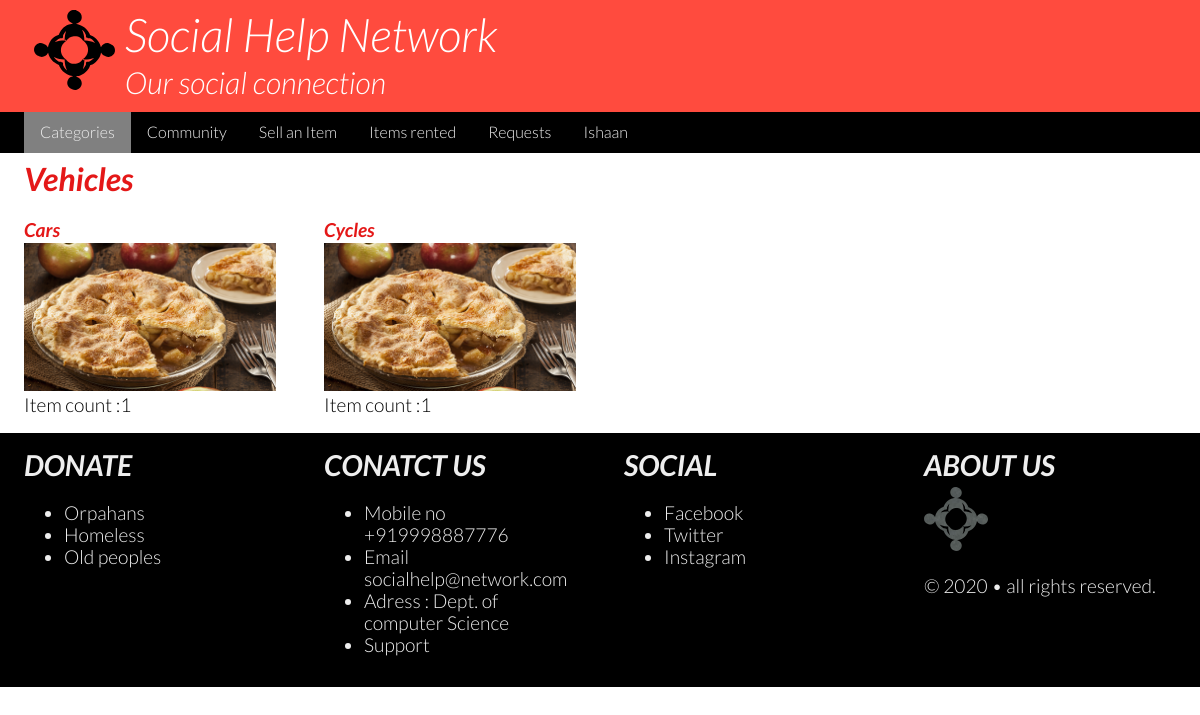
The page /start/category.php?id=Vehicles (signed in) on the database its author committed.
### tables this page shows
CREATE TABLE IF NOT EXISTS `categories` (
  `Categ_id` int(11) NOT NULL AUTO_INCREMENT,
  `Categ_name` varchar(20) NOT NULL DEFAULT 'Category',
  `SubCateg_name` varchar(20) NOT NULL DEFAULT 'Sub Category',
  `Item_count` int(6) NOT NULL,
  `img_link` text,
  PRIMARY KEY (`Categ_id`)
);

### start/category.php (the view, shortened to what this page needs)
<?php
include('templates/header.php');
$category=$_GET['id'];
?>
<main class="clearfix">
        <div class="row limited">
            <section class="column class-12">
                <h1><?php echo $category;?></h1>
            </section>
        </div>
        <div class="row limited">
<?php
require_once("classes/connect.php") ;
$sql = "SELECT Categ_id, SubCateg_name, Item_count FROM `categories` WHERE Categ_name= '$category'";
$result = $db->query($sql);
if(mysqli_num_rows($result) > 0){
    while($row = $result->fetch_array(MYSQLI_ASSOC)) {
        echo '<section class="column small-12 medium-6 large-3">';
        echo  '<h3>'.$row["SubCateg_name"].'</h3>';
        echo  '<a href="items.php?id='.$row['Categ_id'].'"><img src="products/pie-apple.jpg" alt="'.$row["SubCateg_name"].'"></a>';
        echo  '<p>Item count :'.$row["Item_count"].'</p></section>
               ';
    }
}else{
    echo '<section class="column small-12">';
    echo "No Such Category found !<br>";
    echo "Explore more Categories here: <a href='index.php'>Social Help Network</a>";
    echo "</section>";
}
?>
</div>
    </main>
<?php
include('templates/footer.php');
?>

### start/css/small.css (style rules this page uses)
html { -webkit-text-size-adjust: 100%; -ms-text-size-adjust: 100%; }
* { -moz-box-sizing: border-box; -webkit-box-sizing: border-box; box-sizing: border-box; }
body { font-family: 'Lato', sans-serif; font-size: 16px; font-weight: 300; }
.row { clear: both; }
.limited { max-width: 1200px; margin:auto; }
.column { float:left; padding: 0 2vw; margin:0 0 0.75rem 0; }
.small-12 { width:100%; }
main img { width:100%; height:auto; }
main h1, main h3 { color:rgb(228, 24, 24); font-style: italic; margin: 0.5rem 0 0.1rem 0; }
main h1 { font-size: 2rem; }
main h3 { font-size: 1.2rem; }
main p { font-size: 1.2rem; margin: 0 0 0.3rem 0; }
.clearfix:after { content: ""; display: table; clear: both; }

### start/css/medium.css (style rules this page uses)
@media only screen and (min-width: 768px) { .medium-6 { width:50%; } }

### start/css/large.css (style rules this page uses)
@media only screen and (min-width: 1024px) { .large-3 { width:25%; } }

### rows shown on the page
categories: SubCateg_name "Cars", Item_count "1"
categories: SubCateg_name "Cycles", Item_count "1"

### other values the page prints
$_SESSION['username'] "Ishaan"
$category "Vehicles"
